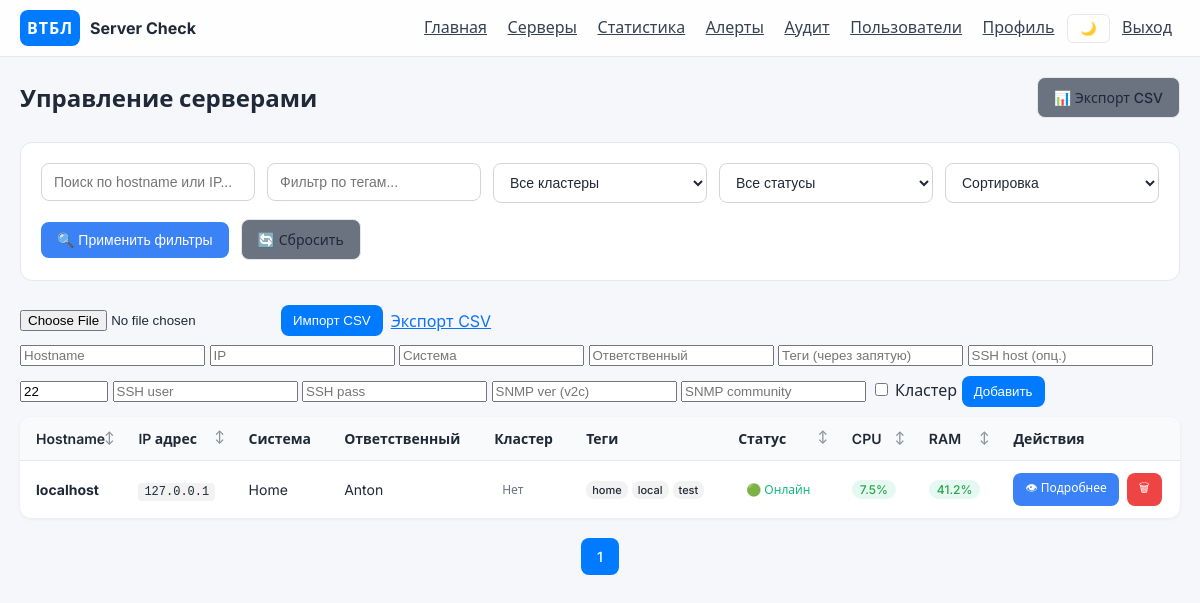
Before: /servers (signed in) with the older database file.
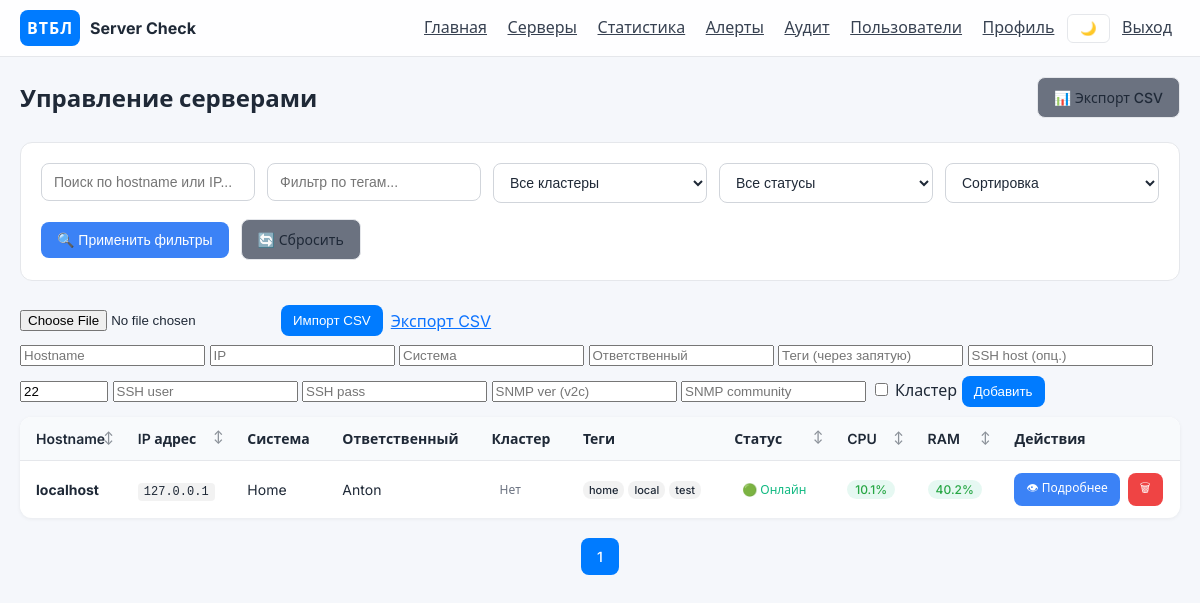
After: the same page with the newer database file.
### app/models.py (models this page shows)
class Metric(Base):
    __tablename__ = "metrics"
    id = Column(Integer, primary_key=True, index=True)
    server_id = Column(Integer, ForeignKey("servers.id", ondelete="CASCADE"), nullable=False, index=True)
    timestamp = Column(DateTime, default=datetime.utcnow, index=True)
    cpu_percent = Column(Float, nullable=True)
    ram_percent = Column(Float, nullable=True)
    disk_percent = Column(Float, nullable=True)
    processes = Column(Integer, nullable=True)
    network_in_kbps = Column(Float, nullable=True)
    network_out_kbps = Column(Float, nullable=True)
    reachable = Column(Boolean, default=None)
    server = relationship("Server", back_populates="metrics")

### app/routers.py (the view, shortened to what this page needs)
@router.get("/servers")
async def list_servers(
    request: Request,
    db: AsyncSession = Depends(get_db),
    q: str | None = None,
    cluster: str | None = None,  # 'yes' | 'no' | None
    reachable: str | None = None,  # 'yes' | 'no' | None
    sort: str | None = None,  # hostname|ip|reachable|cpu|ram
    tag: str | None = None,
    page: int = Query(1, ge=1),
    per_page: int = Query(20, ge=1, le=100),
):
    if not request.user.is_authenticated:
        return RedirectResponse(url="/login", status_code=HTTP_302_FOUND)
    servers = (await db.execute(select(Server))).scalars().all()
    enriched = []
    for s in servers:
        latest = (await db.execute(
            select(Metric).where(Metric.server_id == s.id).order_by(Metric.timestamp.desc()).limit(1)
        )).scalar_one_or_none()
        enriched.append((s, latest))
    if q:
        qlow = q.lower()
        enriched = [e for e in enriched if (qlow in e[0].hostname.lower()) or (qlow in e[0].ip_address.lower()) or (e[0].system_name and qlow in e[0].system_name.lower()) or (e[0].owner and qlow in e[0].owner.lower())]
    if cluster in {"yes", "no"}:
        want = cluster == "yes"
        enriched = [e for e in enriched if bool(e[0].is_cluster) == want]
    if reachable in {"yes", "no"}:
        want = reachable == "yes"
        enriched = [e for e in enriched if (e[1].reachable if e[1] is not None else False) == want]
    if tag:
        t = tag.lower()
        enriched = [e for e in enriched if (e[0].tags and t in e[0].tags.lower())]
    key_func = None
    reverse = False
    if sort == "hostname":
        key_func = lambda e: e[0].hostname.lower()
    elif sort == "ip":
        key_func = lambda e: e[0].ip_address
    elif sort == "reachable":
        key_func = lambda e: (e[1].reachable if e[1] is not None else False)
        reverse = True
    elif sort == "cpu":
        key_func = lambda e: (e[1].cpu_percent if (e[1] and e[1].cpu_percent is not None) else -1)
        reverse = True
    elif sort == "ram":
        key_func = lambda e: (e[1].ram_percent if (e[1] and e[1].ram_percent is not None) else -1)
        reverse = True
    if key_func:
        enriched.sort(key=key_func, reverse=reverse)
    total_items = len(enriched)
    total_pages = (total_items + per_page - 1) // per_page
    start_idx = (page - 1) * per_page
    end_idx = start_idx + per_page
    paginated_enriched = enriched[start_idx:end_idx]
    class Pagination:
        def __init__(self, page, per_page, total, items):
            self.page = page
            self.per_page = per_page
            self.total = total
            self.pages = total_pages
            self.has_prev = page > 1
            self.has_next = page < total_pages
            self.prev_num = page - 1 if self.has_prev else None
            self.next_num = page + 1 if self.has_next else None
    pagination = Pagination(page, per_page, total_items, paginated_enriched)
    is_admin = (request.session.get("role") == UserRole.admin.value) if hasattr(request, "session") else False
    return request.app.state.templates.TemplateResponse(
        "servers.html",
        {
            "request": request,
            "servers": [e[0] for e in paginated_enriched],
            "latest_map": {e[0].id: e[1] for e in paginated_enriched},
            "params": {"q": q or "", "cluster": cluster or "", "reachable": reachable or "", "sort": sort or "", "tag": tag or ""},
            "is_admin": is_admin,
            "pagination": pagination,
        },
    )

### templates/servers.html (shortened to what the changed rows need)
{% extends "base.html" %}
{% block content %}
  <div class="page-header">
    <h1>Управление серверами</h1>
  </div>
  <div class="table-container">
    <table class="servers-table">
      <thead>
        <tr>
          <th class="sortable" data-sort="hostname">Hostname</th>
          <th class="sortable" data-sort="ip">IP адрес</th>
          <th>Система</th>
          <th>Ответственный</th>
          <th>Кластер</th>
          <th>Теги</th>
          <th class="sortable" data-sort="reachable">Статус</th>
          <th class="sortable" data-sort="cpu">CPU</th>
          <th class="sortable" data-sort="ram">RAM</th>
          <th>Действия</th>
        </tr>
      </thead>
      <tbody>
        {% for s in servers %}
        <tr>
          <td>
            <div class="server-name">
              <strong>{{ s.hostname }}</strong>
            </div>
          </td>
          <td>
            <code>{{ s.ip_address }}</code>
          </td>
          <td>{{ s.system_name or '—' }}</td>
          <td>{{ s.owner or '—' }}</td>
          <td>
            {% if s.is_cluster %}
              <span class="status-badge status-online">Да</span>
            {% else %}
              <span class="status-badge status-unknown">Нет</span>
            {% endif %}
          </td>
          <td>
            {% if s.tags %}
              <div class="tags">
                {% for tag in s.tags.split(',') %}
                  <span class="tag">{{ tag.strip() }}</span>
                {% endfor %}
              </div>
            {% else %}
              —
            {% endif %}
          </td>
          {% set m = latest_map.get(s.id) %}
          <td>
            {% if m and m.reachable %}
              <span class="status-badge status-online">🟢 Онлайн</span>
            {% elif m and m.reachable == False %}
              <span class="status-badge status-offline">🔴 Оффлайн</span>
            {% else %}
              <span class="status-badge status-unknown">⚪ Неизвестно</span>
            {% endif %}
          </td>
          <td>
            {% if m and m.cpu_percent is not none %}
              <span class="metric-badge {{ 'metric-critical' if m.cpu_percent > 90 else 'metric-warning' if m.cpu_percent > 75 else 'metric-ok' }}">
                {{ "%.1f"|format(m.cpu_percent) }}%
              </span>
            {% else %}
              —
            {% endif %}
          </td>
          <td>
            {% if m and m.ram_percent is not none %}
              <span class="metric-badge {{ 'metric-critical' if m.ram_percent > 90 else 'metric-warning' if m.ram_percent > 75 else 'metric-ok' }}">
                {{ "%.1f"|format(m.ram_percent) }}%
              </span>
            {% else %}
              —
            {% endif %}
          </td>
          <td>
            <div class="action-buttons">
              <a href="/servers/{{ s.id }}" class="btn btn-sm btn-primary">👁 Подробнее</a>
              {% if is_admin %}
                <form method="post" action="/servers/{{ s.id }}/delete" style="display:inline;">
                  <button type="submit" class="btn btn-sm btn-danger" onclick="return confirm('Удалить сервер {{ s.hostname }}?')">🗑</button>
                </form>
              {% endif %}
            </div>
          </td>
        </tr>
        {% endfor %}
      </tbody>
    </table>
  </div>
</body>
{% endblock %}

Changed rows visible on the page:
no longer on this page (row unchanged): Metric: cpu_percent "7.5", ram_percent "41.2"
added Metric: cpu_percent "10.1", ram_percent "40.2"
